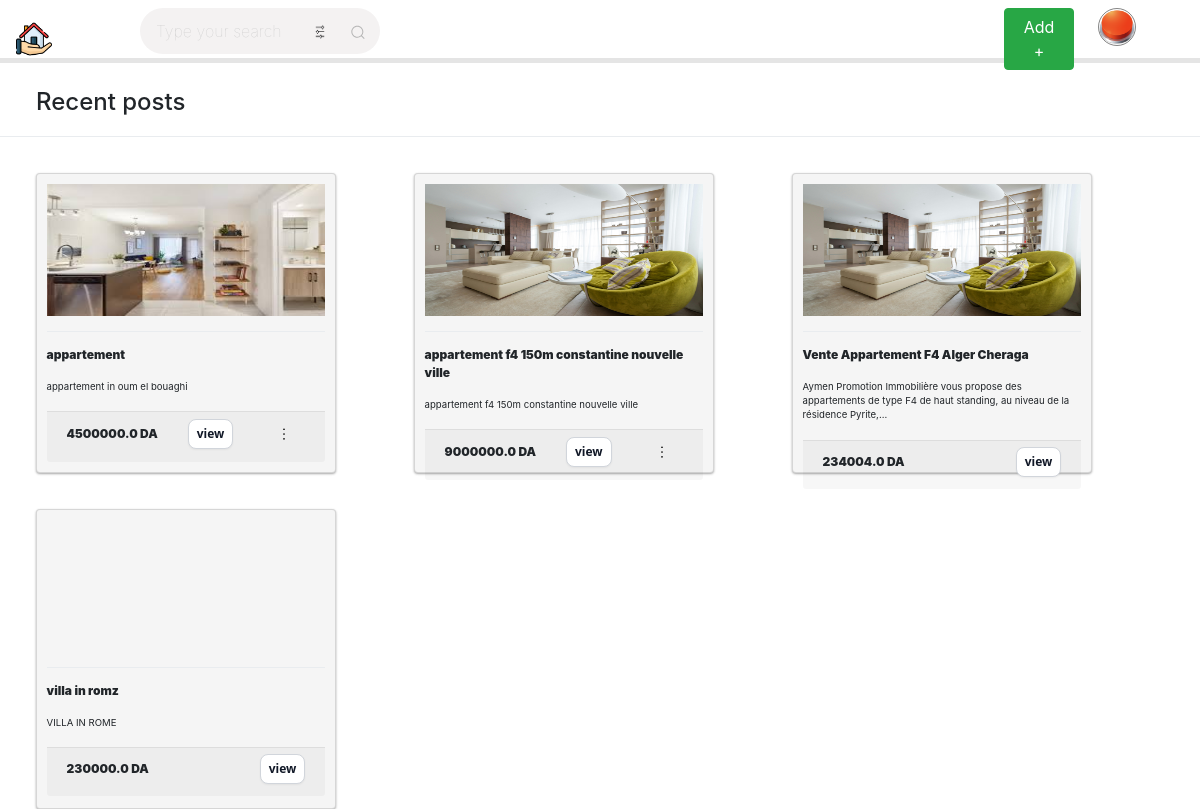
The app's page /real_estate/ (signed in) with its own data.
### main/models.py (models this page shows, shortened)
class custom_user(AbstractUser):
    phone_num = models.CharField(max_length=15)
    profile_pic = models.ImageField(upload_to='profile_pics/')

class post(models.Model):
    user_id = models.ForeignKey("custom_user",on_delete=models.CASCADE)
    title = models.CharField(max_length=256)
    space = models.FloatField()
    floor_num = models.IntegerField()
    description = models.CharField(max_length=1024)
    price = models.FloatField()
    location = models.CharField(max_length=256)

class media_files(models.Model):
    post_id = models.ForeignKey("post",on_delete=models.CASCADE)
    path = models.ImageField(upload_to='post_pics/')

### main/views.py (the view)
# urls.py: 2. Add a URL to urlpatterns:  path('', views.home, name='home')
def home(request):
   posts = post.objects.prefetch_related('media_files_set').all()
   wilayas = Wilaya.objects.all()
   max_length = 120
   description  = [post.description[:max_length]+ '...' if len(post.description)>max_length else post.description for post in posts]
   if not request.user.is_authenticated:
      return render(request , 'home.html',{'auth':False ,'delete_alert':False ,'wilayas':wilayas, 'posts':zip(posts,description)})
   else:
      return render(request , 'home.html',{'auth':True ,'wilayas':wilayas, 'posts':zip(posts,description)})

### main/templates/home.html (shortened to what this page needs)
{% load static %}
<!DOCTYPE html>
<html lang="en">
<head>
    <link rel="stylesheet" href="https://cdn.jsdelivr.net/npm/bootstrap@4.4.1/dist/css/bootstrap.min.css">
    <link rel="stylesheet" href="{% static 'css/home.css' %}">
</head>
<body>
  <div class="navbar">
    <img src="{% static 'public/external/brand.png' %}" >
    <div class="action-bar">
      <form action="{%url 'search'%}" method="post">
    <div class="search">
      <input type="text" class="search__input" placeholder="Type your search" name="search">
      <div class="search-tools">
      <button type="button" class="filter_btn"><img src="{% static 'public/external/filter.png' %}"></button>
      <button class="search__button" type="submit">
      </button>
    </div>
    </div>
      </form>
    <div class="account-container">
      {% if auth is False %}
       <a href="{% url 'login' %}"><button class="login-out">Login</button></a>
      {% else %}
      <div class="dropdown">
        <button class="btn btn-success" style="margin-right: 2vw;" type="button" id="dropdownMenuButton" data-bs-toggle="dropdown" aria-expanded="false">
          Add +</button>
      </div>
      <div class="dropdown">
        <button class="account" type ="button" data-bs-toggle="dropdown" aria-expanded="false"><img src={% if user.profile_pic %}{%if user.profile_pic.url %}{{user.profile_pic.url}}{%else%}{% static 'public/external/no-user.png' %}{%endif%}{%endif%} alt=""></button>
      </div>
      {% endif %}
    </div>
  </div>
  </div>
  <p style="font-weight:500;font-size:2vw;margin-left:3vw;margin-top:2vw">Recent posts</p>
  <hr class="dropdown-divider">
  {%if posts%}
    <div class="cards">
    {%for post,description in posts%}
      <div class="card">
        <div class="card-img"><img src="{{post.media_files_set.first.path.url}}" alt=""></div>
        <hr class="dropdown-divider">
        <div class="card-info">
          <p class="text-title">{{post.title}} </p>
          <p class="text-body">{{description}}</p>
        </div>
        <div class="card-footer">
        <span class="text-title">{{post.price}} DA</span>
        <a href="{% url 'show post' post.id%}"><button class="view-item">view</button></a>
        {% if request.user == post.user_id or request.user.is_superuser %}
        <div class="dropdown">
        <button class="menu" data-bs-toggle="dropdown">
          <svg viewBox="0 0 256 256" xmlns="http://www.w3.org/2000/svg">
          <path d="M140,128a12,12,0,1,1-12-12A12,12,0,0,1,140,128ZM128,72a12,12,0,1,0-12-12A12,12,0,0,0,128,72Zm0,112a12,12,0,1,0,12,12A12,12,0,0,0,128,184Z"></path></svg>
        </button>
        </div>
        {%endif%}
      </div>
    </div>
    {%endfor%}
  </div>
  {%else%}
  <div style="display: flex;justify-content: center;">
  <h2>No result</h2>
</div>
  {%endif%}
</body>

### main/static/css/home.css (style rules this page uses)
.navbar { width: 100vw; height: 5vw; background-color:#ffffff; display: flex; flex-direction: row; justify-content: space-between; border-bottom: 2px solid rgba(0, 0, 0, 0.105); box-shadow: 0px 3px 0px rgba(0, 0, 0, 0.1); z-index: 999; }
.navbar img { max-width: 3vw; }
.action-bar { width: 90vw; display: flex; justify-content: space-between; flex-direction: row; }
.search { display: flex; align-items: center; justify-content: space-between; text-align: center; margin-left: 3vw; }
.search__input { font-family: inherit; font-size: inherit; background-color: #f4f2f2; border: none; color: #646464; padding: 0.7rem 1rem; border-radius: 30px; width: 20vw; transition: all ease-in-out .5s; margin-right: -6vw; }
.search-tools button { border: none; background-color: #f4f2f2; }
.search__icon { height: 1.3em; width: 1em; fill: #b4b4b4; }
.search-tools { display: flex; width: 2vw; margin-right: 1vw; }
.search-tools button { margin-right: 1vw; }
.search-tools img { height: 1.3em; width: 1vw; fill: #b4b4b4; }
.account-container { max-width: 15vw; display: flex; justify-content: flex-start; }
.account { border-radius: 50%; border: 0.5px solid rgba(0, 0, 0, 0.479); margin-right: 4vw; padding: 0; background: none; }
.account img { display: block; border-radius: 50%; }
.cards { display: flex; justify-content: flex-start; flex-wrap: wrap; margin-left: 3vw; margin-top: 3vw; height: 50vw; }
.card { width: 25vw; height: 25vw; margin-bottom: 3vw; padding: .8vw; margin-right: 6.5vw; background: #f5f5f5; position: relative; overflow: visible; box-shadow: 0 1px 3px rgba(0,0,0,0.12), 0 1px 2px rgba(0,0,0,0.24); }
.card-img { height: 50%; width: 100%; transition: .3s ease; }
.card-img img { width: 100%; margin-right: .5vw; max-height: 11vw; }
.card-info { padding-top: 2%; }
.card-footer { width: 100%; display: flex; justify-content: space-between; align-items: center; padding-top: .5vw; border-top: 1px solid #ddd; }
.menu { border-radius: 50%; border: none; display: flex; place-items: center; background-color: transparent; cursor: pointer; }
.menu > svg { border-radius: inherit; padding: 0.5vw; fill: #000000; width: 2.5vw; height: 2.5vw; }
.text-title { font-weight: 900; font-size: 1vw; }
.text-body { font-size: .8vw; padding-bottom: .1vw; }
.view-item { background-color: #FFFFFF; border: 1px solid rgb(209,213,219); border-radius: .5rem; color: #111827; font-family: ui-sans-serif,system-ui,-apple-system,system-ui,"Segoe UI",Roboto,"Helvetica Neue",Arial,"Noto Sans",sans-serif,"Apple Color Emoji","Segoe UI Emoji","Segoe UI Symbol","Noto Color Emoji"; font-size: 1vw; font-weight: 600; transition: ease-in 0.5s; padding: .3rem .5rem; text-align: center; -webkit-box-shadow: 0 1px 2px 0 rgba(0, 0, 0, 0.05); box-shadow: 0 1px 2px 0 rgba(0, 0, 0, 0.05); cursor: pointer; -moz-user-select: none; -ms-user-select: none; user-select: none; -webkit-user-select: none; -ms-touch-action: manipulation; touch-action: manipulation; }

### records on screen
custom_user: profile_pic (picture)
post: media_files_set.first.path (picture), title "appartement", description "appartement in oum el bouaghi", price "4500000.0"
post: media_files_set.first.path (picture), title "appartement f4 150m constantine nouvelle ville", description "appartement f4 150m constantine nouvelle ville", price "9000000.0"
post: media_files_set.first.path (picture), title "Vente Appartement F4 Alger Cheraga", description "Aymen Promotion Immobilière vous propose des appartements de type F4 de haut standing, au niveau de la résidence Pyrite,...", price "234004.0"
post: title "villa in romz", description "VILLA IN ROME", price "230000.0"
